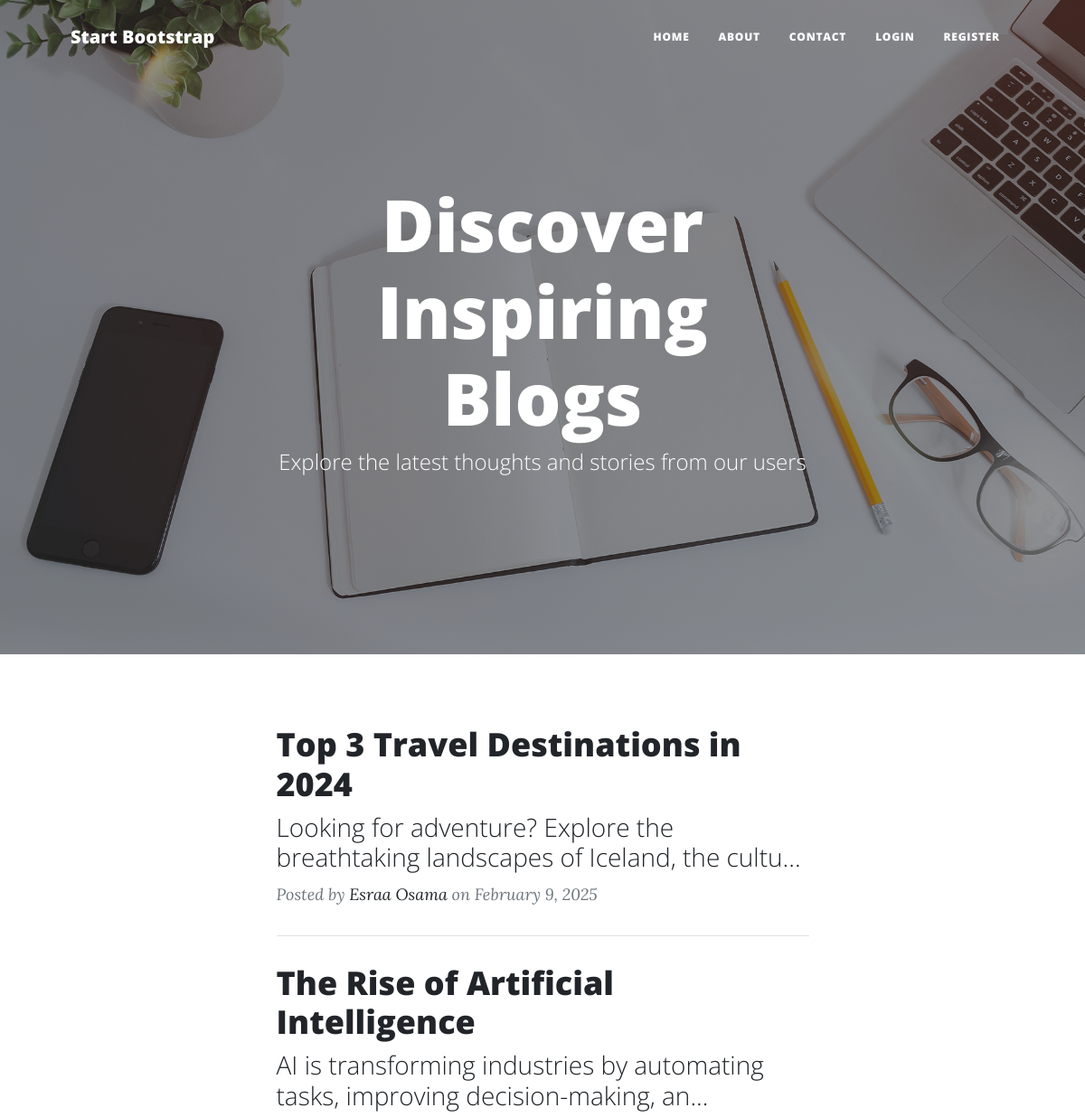
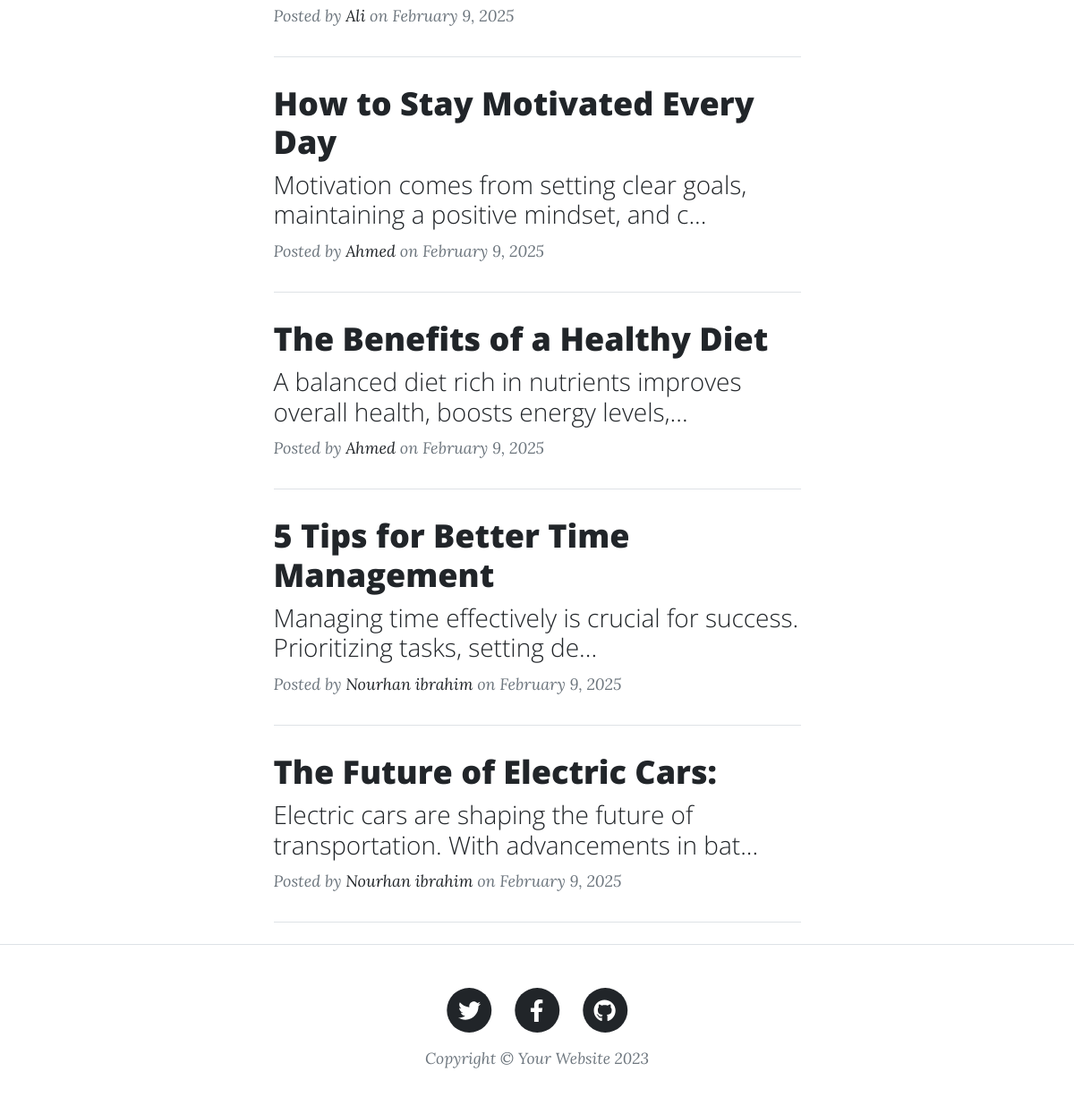
The page / on the database its author committed (2 pictures, top to bottom).
### tables this page shows
CREATE TABLE `posts` (
  `id` int(11) NOT NULL,
  `title` varchar(255) DEFAULT NULL,
  `content` text DEFAULT NULL,
  `image` text DEFAULT NULL,
  `created_at` timestamp NOT NULL DEFAULT current_timestamp() ON UPDATE current_timestamp(),
  `user_id` int(11) DEFAULT NULL
);

CREATE TABLE `users` (
  `id` int(11) NOT NULL,
  `name` varchar(255) NOT NULL,
  `email` varchar(255) NOT NULL,
  `password` varchar(255) NOT NULL
);

### view/home.php (the view)
   <header class="masthead" style="background-image: url('assets/img/home-bg.jpg')">
            <div class="container position-relative px-4 px-lg-5">
                <div class="row gx-4 gx-lg-5 justify-content-center">
                    <div class="col-md-10 col-lg-8 col-xl-7">
                        <div class="site-heading">
                            <h1>Discover Inspiring Blogs</h1>
                            <span class="subheading">Explore the latest thoughts and stories from our users</span>
                        </div>
                    </div>
                </div>
            </div>
        </header>
    </body>
<div class="container px-4 px-lg-5">
            <div class="row gx-4 gx-lg-5 justify-content-center">
                <div class="col-md-10 col-lg-8 col-xl-7">
                    <?php
                    $sql=  "SELECT posts.*, users.name AS author
                    FROM posts
                    JOIN users ON posts.user_id = users.id
                    ORDER BY posts.created_at DESC";
                    $res= mysqli_query($conn, $sql);
                    while($row= mysqli_fetch_assoc($res)){
                        $content= substr($row['content'], 0, 80);
                    ?>
                    <div class="post-preview">
                        <a href="./index.php?page=single-blog&id=<?= $row['id']?>">
                            <h2 class="post-title"><?= $row['title'] ?></h2>
                            <h3 class="post-subtitle"><?= $content ?>...</h3>
                        </a>
                        <p class="post-meta">
                            Posted by
                            <a href="./index.php?page=single-blog&id=<?= $row['id']?>"><?= $row['author'] ?></a>
                            on <?= date('F j, Y', strtotime($row['created_at'])) ?>
                        </p>
                    </div>
                    <hr class="my-4" />
                    <?php } ?>
                </div>
            </div>
        </div>

### inc/header.php (shortened to what this page needs)
<!DOCTYPE html>
<html lang="en">
    <head>
        <link href="assets/css/styles.css" rel="stylesheet" />
    </head>
    <body>

### inc/nav.php (shortened to what this page needs)
<nav class="navbar navbar-expand-lg navbar-light" id="mainNav">
            <div class="container px-4 px-lg-5">
                <a class="navbar-brand" href="index.html">Start Bootstrap</a>
                <div class="collapse navbar-collapse" id="navbarResponsive">
                    <ul class="navbar-nav ms-auto py-4 py-lg-0">
                        <li class="nav-item"><a class="nav-link px-lg-3 py-3 py-lg-4" href="index.php">Home</a></li>
                        <li class="nav-item"><a class="nav-link px-lg-3 py-3 py-lg-4" href="index.php?page=about">About</a></li>
                        <li class="nav-item"><a class="nav-link px-lg-3 py-3 py-lg-4" href="index.php?page=contact">Contact</a></li>
                       <?php if(isset($_SESSION['username'])): ?>
                        <li class="nav-item"><a class="nav-link px-lg-3 py-3 py-lg-4" href="index.php?page=add-blog">Add Blog</a></li>
                        <li class="nav-item"><a class="nav-link px-lg-3 py-3 py-lg-4" href="index.php?page=logout">LogOut</a></li>
                        <li class="nav-item"><a class="nav-link px-lg-3 py-3 py-lg-4"><?= $_SESSION['username'] ?></a></li>
                        <?php else: ?>
                        <li class="nav-item"><a class="nav-link px-lg-3 py-3 py-lg-4" href="index.php?page=login">Login</a></li>
                        <li class="nav-item"><a class="nav-link px-lg-3 py-3 py-lg-4" href="index.php?page=register">Register</a></li>
                        <?php endif; ?>
                    </ul>
                </div>
            </div>
        </nav>

### index.php (shortened to what this page needs)
<?php
require_once("config/db_connection.php");
include('./inc/header.php');
include('./inc/nav.php');
$page = isset($_GET['page']) ? $_GET['page'] : "home";
switch ($page) {
    case 'home':
        include "./view/home.php";
        break;
}
include('./inc/footer.php');

### inc/footer.php
<footer class="border-top">
            <div class="container px-4 px-lg-5">
                <div class="row gx-4 gx-lg-5 justify-content-center">
                    <div class="col-md-10 col-lg-8 col-xl-7">
                        <ul class="list-inline text-center">
                            <li class="list-inline-item">
                                <a href="#!">
                                    <span class="fa-stack fa-lg">
                                        <i class="fas fa-circle fa-stack-2x"></i>
                                        <i class="fab fa-twitter fa-stack-1x fa-inverse"></i>
                                    </span>
                                </a>
                            </li>
                            <li class="list-inline-item">
                                <a href="#!">
                                    <span class="fa-stack fa-lg">
                                        <i class="fas fa-circle fa-stack-2x"></i>
                                        <i class="fab fa-facebook-f fa-stack-1x fa-inverse"></i>
                                    </span>
                                </a>
                            </li>
                            <li class="list-inline-item">
                                <a href="#!">
                                    <span class="fa-stack fa-lg">
                                        <i class="fas fa-circle fa-stack-2x"></i>
                                        <i class="fab fa-github fa-stack-1x fa-inverse"></i>
                                    </span>
                                </a>
                            </li>
                        </ul>
                        <div class="small text-center text-muted fst-italic">Copyright &copy; Your Website 2023</div>
                    </div>
                </div>
            </div>
        </footer>

### rows shown on the page
posts: title "Top 3 Travel Destinations in 2024", content "Looking for adventure? Explore the breathtaking landscapes of Iceland, the cultu", user.name "Esraa Osama", created_at "February 9, 2025"
posts: title "The Rise of Artificial Intelligence", content "AI is transforming industries by automating tasks, improving decision-making, an", user.name "Ali", created_at "February 9, 2025"
posts: title "How to Stay Motivated Every Day", content "Motivation comes from setting clear goals, maintaining a positive mindset, and c", user.name "Ahmed", created_at "February 9, 2025"
posts: title "The Benefits of a Healthy Diet", content "A balanced diet rich in nutrients improves overall health, boosts energy levels,", user.name "Ahmed", created_at "February 9, 2025"
posts: title "5 Tips for Better Time Management", content "Managing time effectively is crucial for success. Prioritizing tasks, setting de", user.name "Nourhan ibrahim", created_at "February 9, 2025"
posts: title "The Future of Electric Cars:", content "Electric cars are shaping the future of transportation. With advancements in bat", user.name "Nourhan ibrahim", created_at "February 9, 2025"
